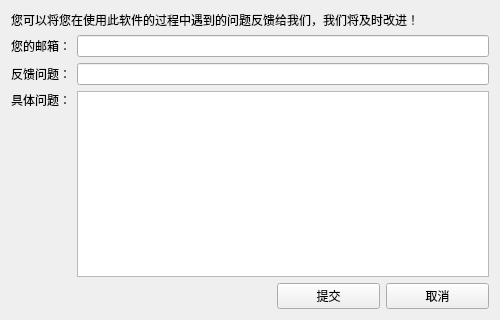
<?xml version="1.0" encoding="UTF-8"?>
<ui version="4.0">
 <class>feedbackwindow</class>
 <widget class="QWidget" name="feedbackwindow">
  <property name="geometry">
   <rect>
    <x>0</x>
    <y>0</y>
    <width>500</width>
    <height>320</height>
   </rect>
  </property>
  <property name="windowTitle">
   <string>Form</string>
  </property>
  <layout class="QGridLayout" name="gridLayout">
   <item row="0" column="0" colspan="2">
    <widget class="QLabel" name="label_4">
     <property name="styleSheet">
      <string notr="true">font: 75 10pt &quot;Microsoft YaHei UI&quot;;</string>
     </property>
     <property name="text">
      <string>您可以将您在使用此软件的过程中遇到的问题反馈给我们，我们将及时改进！</string>
     </property>
    </widget>
   </item>
   <item row="1" column="0" colspan="2">
    <layout class="QHBoxLayout" name="horizontalLayout">
     <item>
      <widget class="QLabel" name="label_3">
       <property name="text">
        <string>您的邮箱：</string>
       </property>
      </widget>
     </item>
     <item>
      <widget class="QLineEdit" name="lineEdit_2"/>
     </item>
    </layout>
   </item>
   <item row="2" column="0" colspan="2">
    <layout class="QHBoxLayout" name="horizontalLayout_2">
     <item>
      <widget class="QLabel" name="label">
       <property name="text">
        <string>反馈问题：</string>
       </property>
      </widget>
     </item>
     <item>
      <widget class="QLineEdit" name="lineEdit"/>
     </item>
    </layout>
   </item>
   <item row="3" column="0" rowspan="2">
    <layout class="QVBoxLayout" name="verticalLayout">
     <item>
      <widget class="QLabel" name="label_2">
       <property name="text">
        <string>具体问题：</string>
       </property>
      </widget>
     </item>
     <item>
      <spacer name="verticalSpacer">
       <property name="orientation">
        <enum>Qt::Vertical</enum>
       </property>
       <property name="sizeHint" stdset="0">
        <size>
         <width>20</width>
         <height>182</height>
        </size>
       </property>
      </spacer>
     </item>
    </layout>
   </item>
   <item row="3" column="1">
    <widget class="QTextEdit" name="textEdit"/>
   </item>
   <item row="4" column="1">
    <layout class="QHBoxLayout" name="horizontalLayout_3">
     <item>
      <spacer name="horizontalSpacer">
       <property name="orientation">
        <enum>Qt::Horizontal</enum>
       </property>
       <property name="sizeType">
        <enum>QSizePolicy::Fixed</enum>
       </property>
       <property name="sizeHint" stdset="0">
        <size>
         <width>200</width>
         <height>20</height>
        </size>
       </property>
      </spacer>
     </item>
     <item>
      <widget class="QPushButton" name="pushButton">
       <property name="text">
        <string>提交</string>
       </property>
      </widget>
     </item>
     <item>
      <widget class="QPushButton" name="pushButton_2">
       <property name="text">
        <string>取消</string>
       </property>
      </widget>
     </item>
    </layout>
   </item>
  </layout>
 </widget>
 <resources/>
 <connections/>
</ui>
